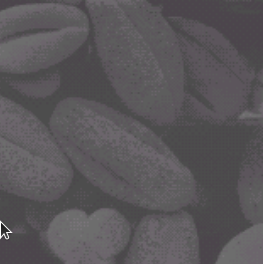
#> input picture Histogram Equalization/question_1.png, 263 x 264 px
$ jupyter execute --allow-errors Histogram.ipynb
#> lines starting #> are read from the running program, lines starting #| are printed output that depends on the picture; pictures that were not available may be replaced by others from this repository, and a replacement may not be noted
[cell 1]
import cv2
import numpy as np
from matplotlib import pyplot as plt


img= cv2.imread('question_1.png')
#> img is the input picture: shape (264, 263, 3); mean B, G, R 89.8, 86.6, 89.8
#> (the rest of this cell did not finish here and is left out)

[cell 2]
import cv2
import numpy as np
from matplotlib import pyplot as plt

def sn(L,n,Pn):
	L = L-1
	Pr = 0
	for i in range(0,n,1):
		Pr += Pn[i]
	return L*Pr

def Pn(L,size,pn):
	for x in L:
	        pn.append(x/size)

imgc= cv2.imread('hist10_1.jpg')
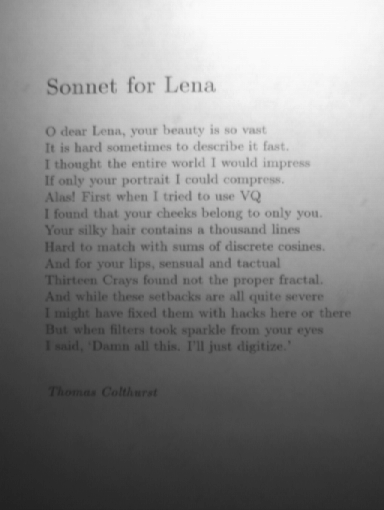
#> input picture Histogram Equalization/question_3.png, 384 x 510 px, given in place of hist10_1.jpg, which was not available
#> imgc is the input picture: shape (510, 384, 3); min 33, max 251, mean 133.6
img = cv2.cvtColor(imgc, cv2.COLOR_BGR2GRAY)
#> img: shape (510, 384)


crop_img = img[280:280+110,172:172+88]
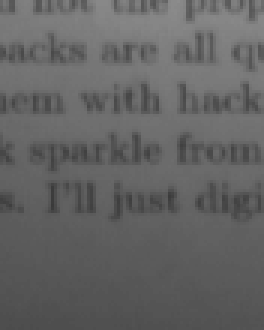
#> crop_img: shape (110, 88) (shown 3 times larger); min 58, max 140, mean 99.3

cv2.imshow('Coverted Image',crop_img)
cv2.waitKey(0)
plt.axis("on")

L = plt.hist(crop_img.ravel(),256,[0,256])[0]
#> L = 256 values, max 585 at index 91, min 0 at index 0, mean 37.81
#print(L,"  ",len(L))
plt.show()
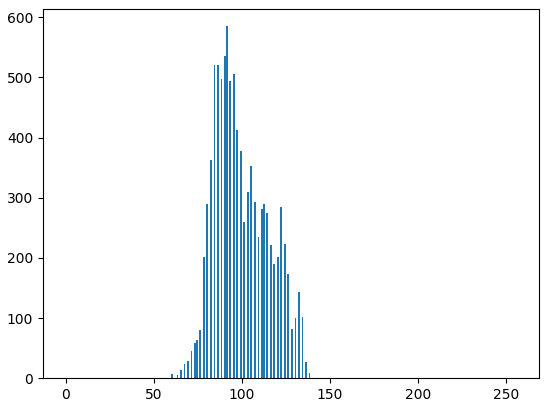
#> figure drawn by matplotlib, 1 panel; tallest bar 585 high, from x = 91 to 92

height, width = crop_img.shape
#> height = 110; width = 88
size = height * width
#> size = 9680

height, width = img.shape
#> height = 510; width = 384
print(size)
#| 9680

pn = []
Pn(L,size,pn)
#> the loop in Pn, `for x in L:` made 256 passes
#> x on passes 2 to 4: 0, 0, 0
#> after the loop in Pn, `for x in L:`: pn = 256 values, max 0.0604 at index 91, min 0 at index 0, mean 0.00391
S_n = []

for i in range (1,len(L)+1):
	S_n.append(int(sn(len(L),i,pn)))
#> after the loop, S_n = 256 values from 0 to 255

#print("size: ",S_n)
for y in range(0,width):
	for x in range(0,height):
		img[x,y] = S_n[img[x,y]]
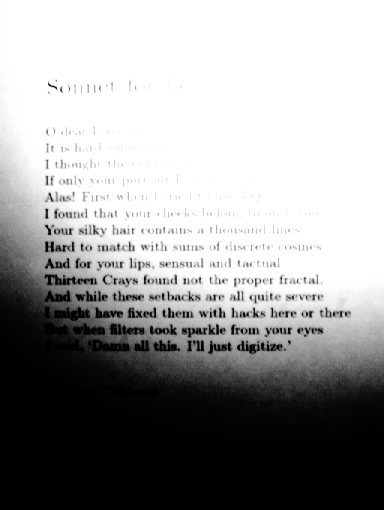
#> img: shape (510, 384); min 0, max 255, mean 156.7
plt.hist(img.ravel(),256,[0,256])[0]
plt.show()
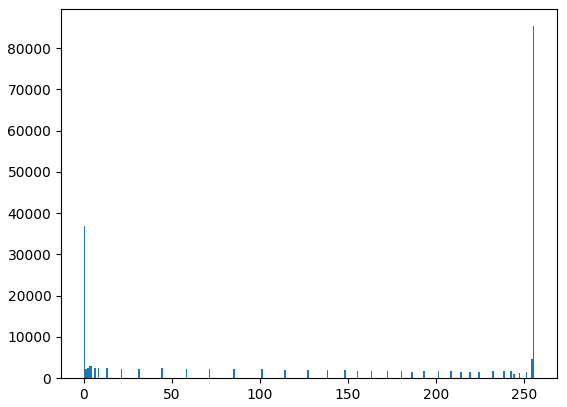
#> figure drawn by matplotlib, 1 panel; tallest bar 85347 high, from x = 255 to 256
cv2.imshow('Cted Image',img)
cv2.waitKey(0)
cv2.destroyAllWindows()

[cell 3]

import cv2
import numpy as np
import matplotlib as plt

img = cv2.imread("question_1.png")

#########  write your code here ##################
img = cv2.cvtColor(imgc, cv2.COLOR_BGR2GRAY)
row, col = img.shape
#> row = 510; col = 384
img_out= img.copy()
def F1(L,n,Pn):
    L = L-1
    Pr = 0
    for i in range(0,n,1):
        Pr += Pn[i]
    return L*Pr

def F2(L,size,pn):
    for x in L:
        pn.append(x/size)


size = row * col
#> size = 195840

pn = []
F2(L,size,pn)
#> the loop in F2, `for x in L:` made 256 passes
#> after the loop in F2, `for x in L:`: pn = 256 values, max 0.00299 at index 91, min 0 at index 0, mean 0.000193
S_n = []
for i in range (1,len(L)+1):
	S_n.append(int(F1(len(L),i,pn)))
#> after the loop, S_n = 256 values from 0 to 12

for y in range(0,col):
	for x in range(0,row):
		img_out[x,y] = S_n[img[x,y]]

######## the result have to be set in img_out ####
######## not modify from here ####################

cv2.imwrite("question_1_sol.png", img_out)
#> Out = True
